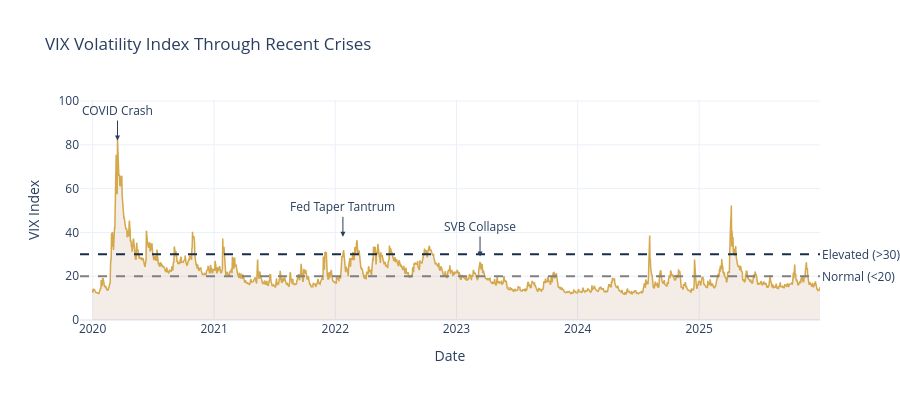

This figure's notebook cell:
### Code cell
fig.update_layout(
    title="VIX Volatility Index Through Recent Crises",
    xaxis_title="Date",
    yaxis_title="VIX Index",
    template="plotly_white",
    height=400,
    showlegend=False,
)

fig.show()

print("\nRegime thresholds:")
print("  VIX < 15: Low volatility (risk-on)")
print("  VIX 15-20: Normal")
print("  VIX 20-30: Elevated")
print("  VIX > 30: High volatility (risk-off)")

### Figure 1 — Plotly figure (JSON) as saved in the notebook; plotly's stock layout.template omitted (floating-point values rounded to 4 significant figures; data arrays with more than 128 entries replaced by an {"elided": "..."} marker saying what was removed)
{"data": [{"fill": "tozeroy", "fillcolor": "rgba(139, 69, 19, 0.1)", "line": {"color": "#D4A84B", "width": 1.5}, "mode": "lines", "name": "VIX", "type": "scatter", "x": {"elided": "2192 str values"}, "y": {"elided": "2192 float values"}}], "layout": {"annotations": [{"showarrow": false, "text": "Normal (<20)", "x": 1, "xanchor": "left", "xref": "x domain", "y": 20, "yanchor": "middle", "yref": "y"}, {"showarrow": false, "text": "Elevated (>30)", "x": 1, "xanchor": "left", "xref": "x domain", "y": 30, "yanchor": "middle", "yref": "y"}, {"arrowhead": 2, "ax": 0, "ay": -30, "showarrow": true, "text": "COVID Crash", "x": "2020-03-16", "y": 82}, {"arrowhead": 2, "ax": 0, "ay": -30, "showarrow": true, "text": "Fed Taper Tantrum", "x": "2022-01-24", "y": 38}, {"arrowhead": 2, "ax": 0, "ay": -30, "showarrow": true, "text": "SVB Collapse", "x": "2023-03-13", "y": 29}], "height": 400, "shapes": [{"line": {"color": "gray", "dash": "dash"}, "type": "line", "x0": 0, "x1": 1, "xref": "x domain", "y0": 20, "y1": 20, "yref": "y"}, {"line": {"color": "#1a2d4a", "dash": "dash"}, "type": "line", "x0": 0, "x1": 1, "xref": "x domain", "y0": 30, "y1": 30, "yref": "y"}], "showlegend": false, "title": {"text": "VIX Volatility Index Through Recent Crises"}, "xaxis": {"title": {"text": "Date"}}, "yaxis": {"title": {"text": "VIX Index"}}}}
